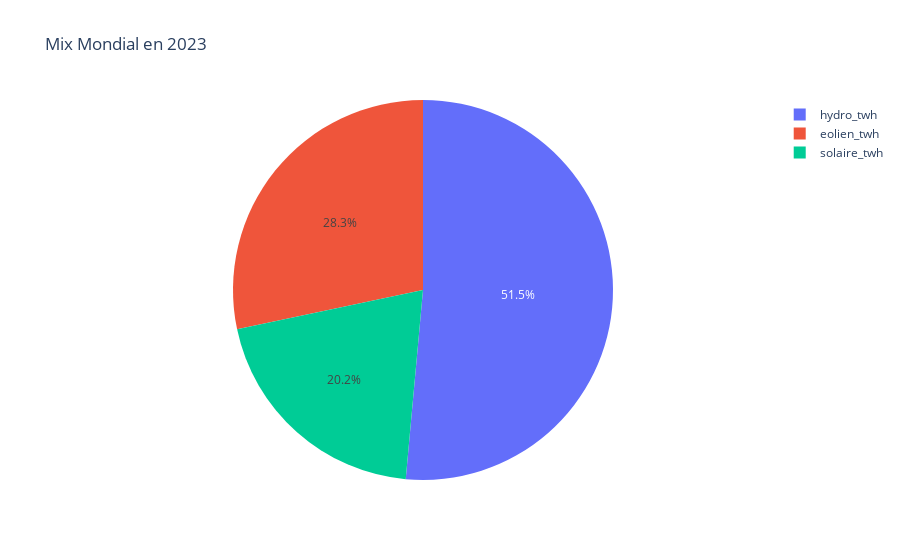
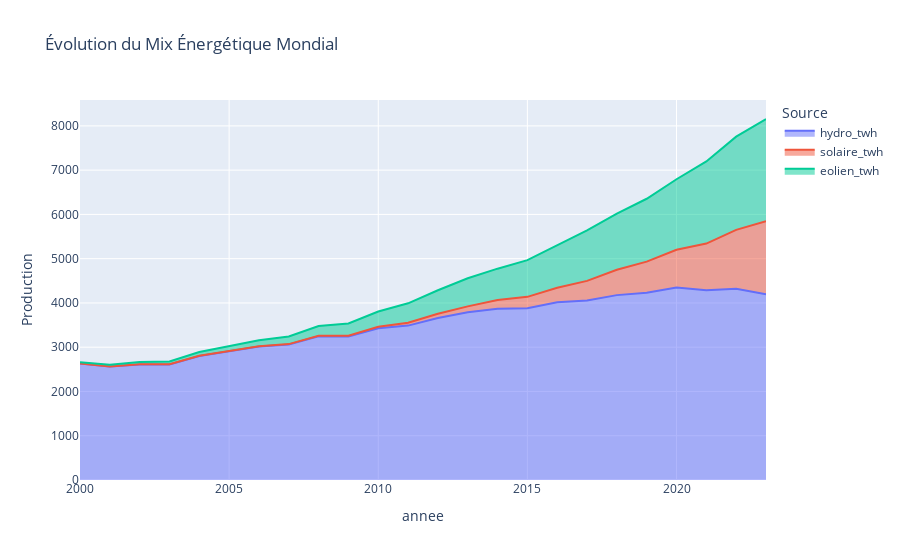

Here is the notebook cell these charts were saved with, in order:
### Markdown cell above
## Répartition du Mix Énergétique

### Code cell
# Mix mondial récent
df_mix_mondial = df_mondial[df_mondial['annee'] == annee_max].melt(id_vars=['annee'], 
                                                                   value_vars=['hydro_twh', 'solaire_twh', 'eolien_twh'],
                                                                   var_name='Source', value_name='Production')
fig = px.pie(df_mix_mondial, values='Production', names='Source', title=f"Mix Mondial en {annee_max}")
fig.show()

# Évolution du mix (area chart)
df_mix_time = df_mondial.melt(id_vars=['annee'], value_vars=['hydro_twh', 'solaire_twh', 'eolien_twh'],
                              var_name='Source', value_name='Production')
fig = px.area(df_mix_time, x='annee', y='Production', color='Source',
              title="Évolution du Mix Énergétique Mondial")
fig.show()

### Figure 1 — Plotly figure (JSON) as saved in the notebook; plotly's stock layout.template omitted (floating-point values rounded to 4 significant figures)
{"data": [{"domain": {"x": [0, 1], "y": [0, 1]}, "hovertemplate": "Source=%{label}<br>Production=%{value}<extra></extra>", "labels": ["hydro_twh", "solaire_twh", "eolien_twh"], "legendgroup": "", "name": "", "showlegend": true, "type": "pie", "values": [4196.0, 1650.0, 2309.0]}], "layout": {"legend": {"tracegroupgap": 0}, "title": {"text": "Mix Mondial en 2023"}}}

### Figure 2 — Plotly figure (JSON) as saved in the notebook; plotly's stock layout.template omitted (floating-point values rounded to 4 significant figures)
{"data": [{"fillpattern": {"shape": ""}, "hovertemplate": "Source=hydro_twh<br>annee=%{x}<br>Production=%{y}<extra></extra>", "legendgroup": "hydro_twh", "line": {"color": "#636efa"}, "marker": {"symbol": "circle"}, "mode": "lines", "name": "hydro_twh", "orientation": "v", "showlegend": true, "stackgroup": "1", "type": "scatter", "x": [2000, 2001, 2002, 2003, 2004, 2005, 2006, 2007, 2008, 2009, 2010, 2011, 2012, 2013, 2014, 2015, 2016, 2017, 2018, 2019, 2020, 2021, 2022, 2023], "xaxis": "x", "y": [2630.0, 2564.0, 2611.0, 2612.0, 2802.0, 2912.0, 3018.0, 3063.0, 3245.0, 3241.0, 3428.0, 3488.0, 3660.0, 3791.0, 3870.0, 3882.0, 4014.0, 4054.0, 4177.0, 4228.0, 4348.0, 4288.0, 4321.0, 4196.0], "yaxis": "y"}, {"fillpattern": {"shape": ""}, "hovertemplate": "Source=solaire_twh<br>annee=%{x}<br>Production=%{y}<extra></extra>", "legendgroup": "solaire_twh", "line": {"color": "#EF553B"}, "marker": {"symbol": "circle"}, "mode": "lines", "name": "solaire_twh", "orientation": "v", "showlegend": true, "stackgroup": "1", "type": "scatter", "x": [2000, 2001, 2002, 2003, 2004, 2005, 2006, 2007, 2008, 2009, 2010, 2011, 2012, 2013, 2014, 2015, 2016, 2017, 2018, 2019, 2020, 2021, 2022, 2023], "xaxis": "x", "y": [1.03, 1.37, 1.71, 2.1, 2.78, 3.94, 5.41, 7.28, 11.85, 19.82, 32.22, 63.61, 96.98, 131.9, 197.8, 255.9, 328.1, 445.2, 574.0, 704.4, 855.2, 1053.0, 1330.0, 1650.0], "yaxis": "y"}, {"fillpattern": {"shape": ""}, "hovertemplate": "Source=eolien_twh<br>annee=%{x}<br>Production=%{y}<extra></extra>", "legendgroup": "eolien_twh", "line": {"color": "#00cc96"}, "marker": {"symbol": "circle"}, "mode": "lines", "name": "eolien_twh", "orientation": "v", "showlegend": true, "stackgroup": "1", "type": "scatter", "x": [2000, 2001, 2002, 2003, 2004, 2005, 2006, 2007, 2008, 2009, 2010, 2011, 2012, 2013, 2014, 2015, 2016, 2017, 2018, 2019, 2020, 2021, 2022, 2023], "xaxis": "x", "y": [31.14, 38.18, 52.22, 63.19, 85.46, 104.4, 133.2, 171.1, 220.8, 276.2, 345.9, 439.9, 529.2, 634.1, 706.0, 829.5, 960.2, 1139.0, 1268.0, 1421.0, 1591.0, 1857.0, 2107.0, 2309.0], "yaxis": "y"}], "layout": {"legend": {"title": {"text": "Source"}, "tracegroupgap": 0}, "title": {"text": "Évolution du Mix Énergétique Mondial"}, "xaxis": {"anchor": "y", "domain": [0, 1], "title": {"text": "annee"}}, "yaxis": {"anchor": "x", "domain": [0, 1], "title": {"text": "Production"}}}}
